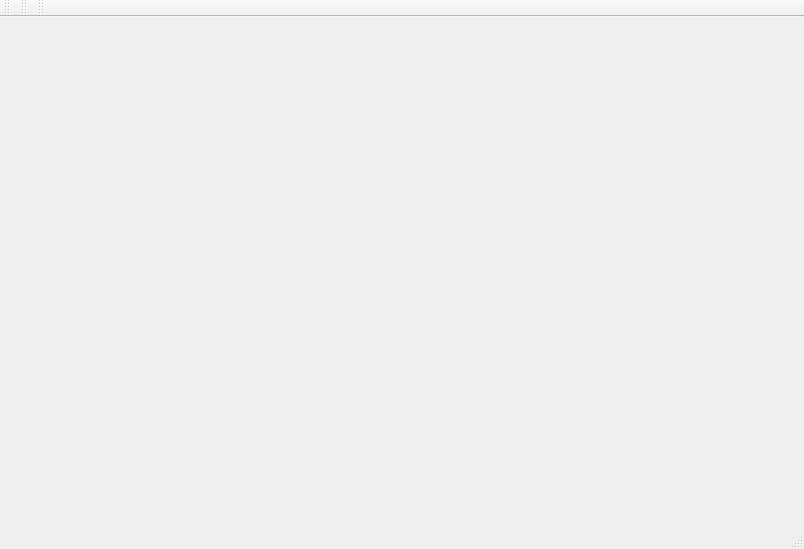
<?xml version="1.0" encoding="UTF-8"?>
<ui version="4.0">
 <class>MainWindow</class>
 <widget class="QMainWindow" name="MainWindow">
  <property name="geometry">
   <rect>
    <x>0</x>
    <y>0</y>
    <width>804</width>
    <height>549</height>
   </rect>
  </property>
  <property name="windowTitle">
   <string>MainWindow</string>
  </property>
  <property name="documentMode">
   <bool>false</bool>
  </property>
  <property name="dockNestingEnabled">
   <bool>false</bool>
  </property>
  <widget class="QWidget" name="centralWidget">
   <layout class="QVBoxLayout" name="verticalLayout">
    <property name="spacing">
     <number>0</number>
    </property>
    <property name="margin">
     <number>0</number>
    </property>
   </layout>
  </widget>
  <widget class="QMenuBar" name="menuBar">
   <property name="geometry">
    <rect>
     <x>0</x>
     <y>0</y>
     <width>804</width>
     <height>25</height>
    </rect>
   </property>
  </widget>
  <widget class="QToolBar" name="mainToolBar">
   <attribute name="toolBarArea">
    <enum>TopToolBarArea</enum>
   </attribute>
   <attribute name="toolBarBreak">
    <bool>true</bool>
   </attribute>
  </widget>
  <widget class="QStatusBar" name="statusBar"/>
  <widget class="QToolBar" name="toolBar">
   <property name="windowTitle">
    <string>toolBar</string>
   </property>
   <attribute name="toolBarArea">
    <enum>TopToolBarArea</enum>
   </attribute>
   <attribute name="toolBarBreak">
    <bool>false</bool>
   </attribute>
  </widget>
  <widget class="QToolBar" name="toolBar_2">
   <property name="windowTitle">
    <string>toolBar_2</string>
   </property>
   <attribute name="toolBarArea">
    <enum>TopToolBarArea</enum>
   </attribute>
   <attribute name="toolBarBreak">
    <bool>false</bool>
   </attribute>
  </widget>
 </widget>
 <layoutdefault spacing="6" margin="11"/>
 <resources/>
 <connections/>
</ui>
